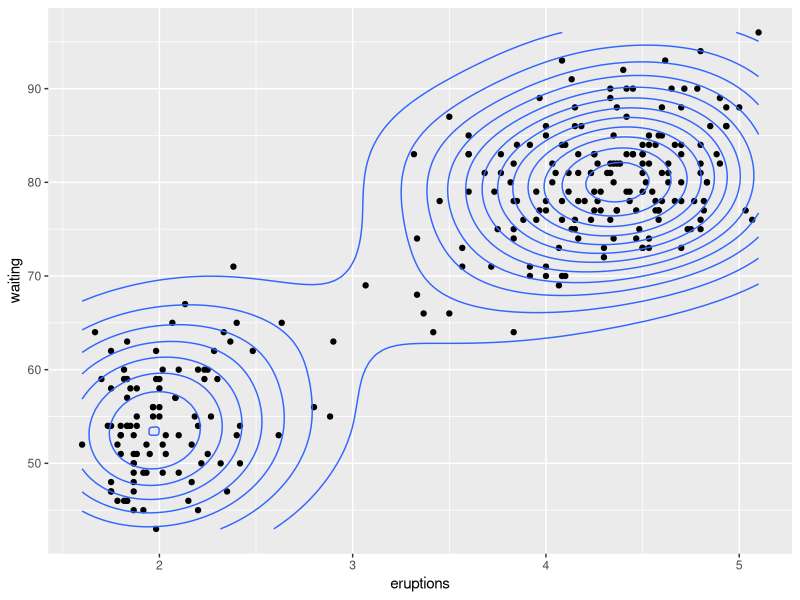
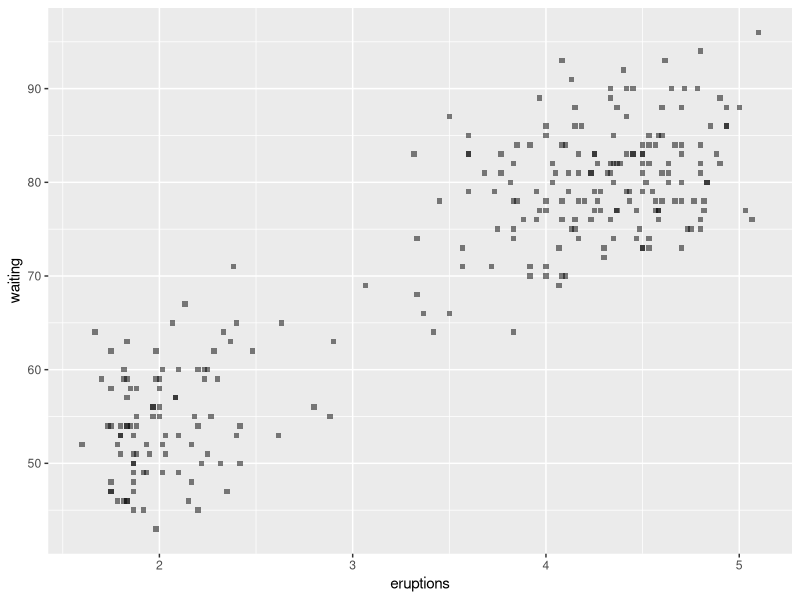
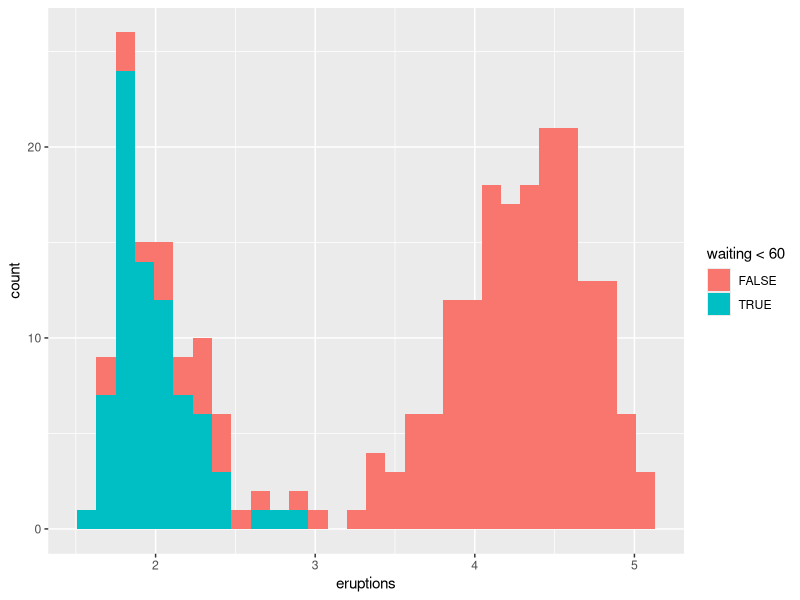
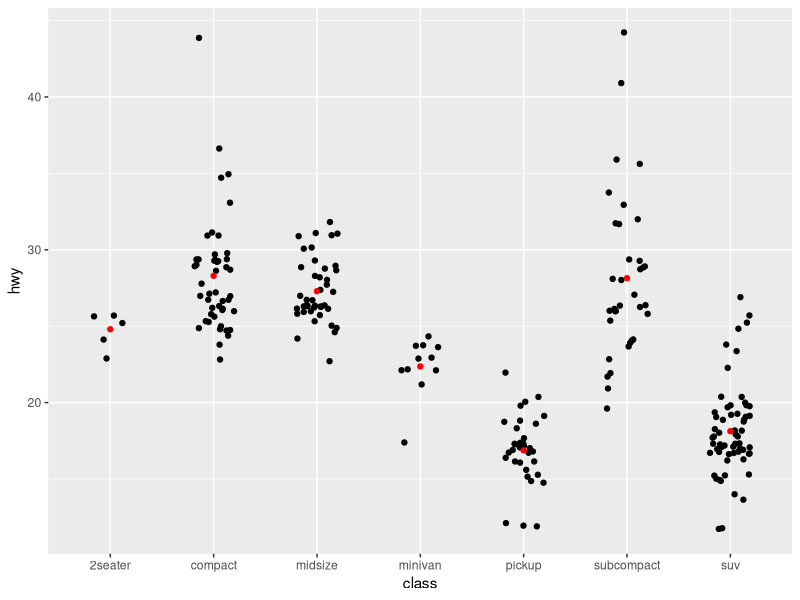
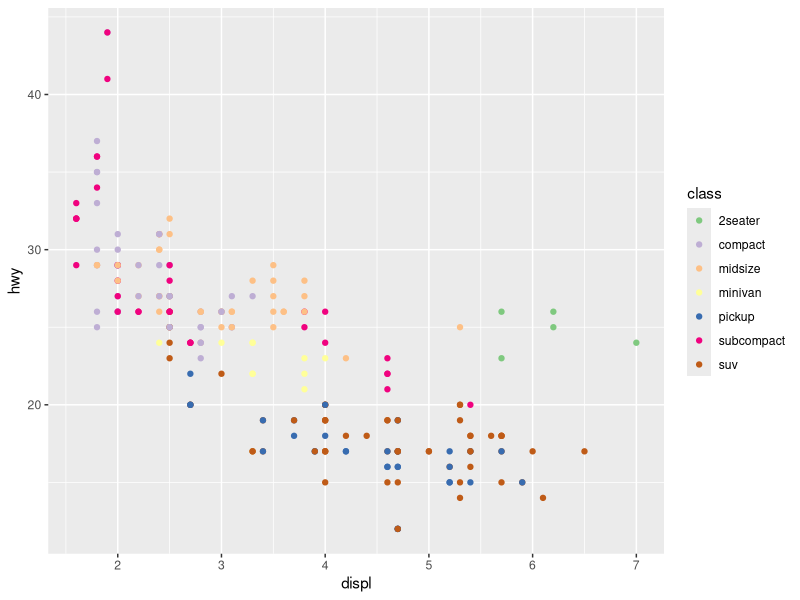
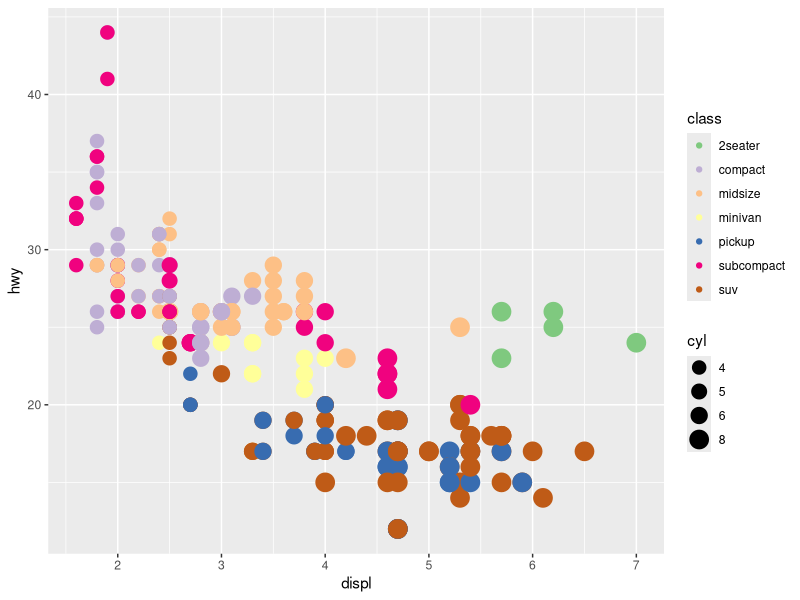
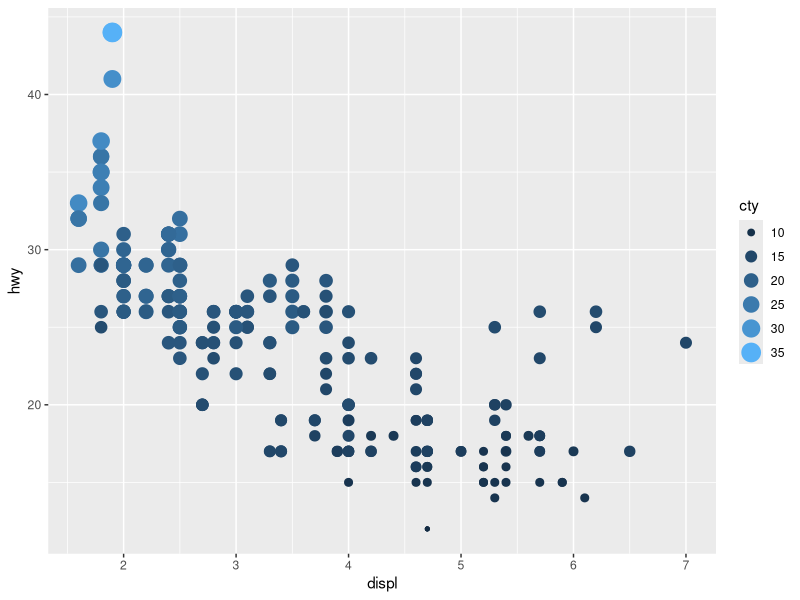

R code for these plots, in order:
library(ggplot2)
ggplot(data=faithful, 
       mapping=aes(x=eruptions,
       y=waiting))+
  geom_point()+ 
  geom_density2d()
ggplot(data=faithful)+ 
  geom_point(aes(x=eruptions, y=waiting), 
             shape="square", alpha=0.5)
 ggplot(data=faithful)+
  geom_histogram(aes(x=eruptions, 
                     fill=waiting<60))


data("mtcars")
data("mpg")
ggplot(mpg)+ geom_jitter(aes(x=class,
                             y=hwy), width=0.2)+
  stat_summary(aes(x=class, y=hwy), fun = mean, geom="point", color="red")
ggplot(mpg)+
  geom_point(aes(x=displ,
                 y=hwy, color=class))+
  scale_color_brewer(type='qual')

ggplot(mpg)+
  geom_point(aes(x=displ, y=hwy, color=class, size=cyl))+
  scale_color_brewer(type='qual')+
  scale_size_area(breaks=c(4,5,6,8))

ggplot(mpg)+
  geom_point(aes(x=displ, y=hwy, color=cty, size=cty))+
  guides(color='legend')
#when you have 2 aesthetics (color and size), mappedd to the same variable
# (size) you can combine them into one key using guides

